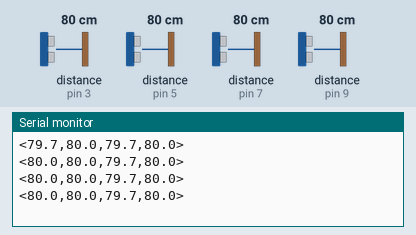
A sketch run on a simulated Arduino Uno, built with avr-gcc and run on an emulated ATmega328P. Parts: the last lines printed to the serial monitor. Wiring (inferred from the names in the program): 4 × ultrasonic range finder: trigger pin 2, echo pin 3 / trigger pin 4, echo pin 5 / trigger pin 6, echo pin 7 / trigger pin 8, echo pin 9. Inputs (shaded band) come from the test bench; at power-on: distance to the obstacle (sensors on pin 3, pin 5, pin 7, pin 9) 80 cm. The echo pulse lasts 58.3 µs per cm.

Above: at 1.2 s.
1.3 s: distance to the obstacle (sensor on pin 3) set to 2 cm
At 2.04 s:
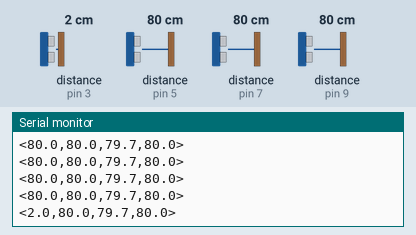
2.8 s: distance to the obstacle (sensor on pin 5) set to 2 cm
At 2.99 s:
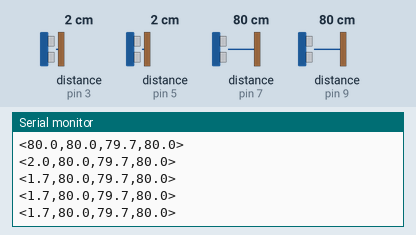
4.3 s: distance to the obstacle (sensor on pin 7) set to 2 cm
At 4.55 s:
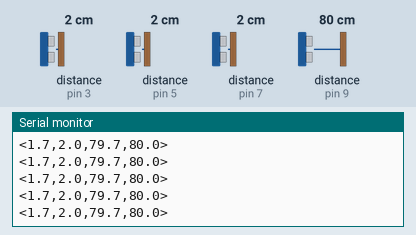
5.8 s: distance to the obstacle (sensor on pin 9) set to 2 cm
At 6.09 s:
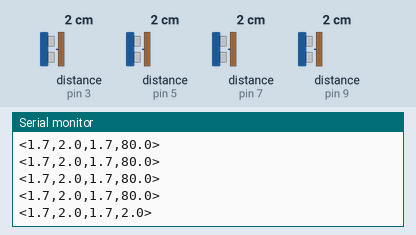
7.3 s: distance to the obstacle (sensor on pin 3) set to 4 cm
At 7.3 s:
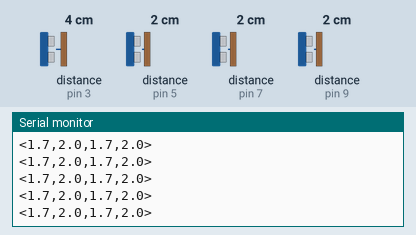
8.8 s: distance to the obstacle (sensor on pin 5) set to 4 cm
At 8.82 s:
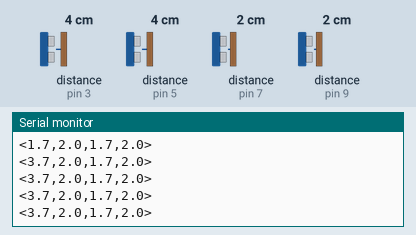
Timing chart, 0 to 11.3 s (numbered marks = the images above; inputs shaded):
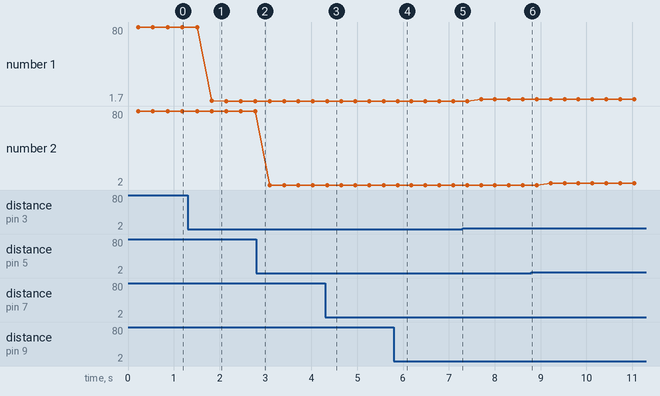

The sketch:

sensores_ultrasonido.ino
```cpp
/*
 * Sensores de ultrasonido HC-SR04 (x4) — Detección de obstáculos de la
 * plataforma móvil. Proyecto 1MTR52 — Lab. Procesos Industriales, PUCP.
 *
 * Placa   : Arduino (conectado por USB-serial a la Raspberry Pi / PC)
 * Función : mide las 4 distancias y envía por Serial (115200 baudios) una
 *           trama por ciclo: <trasera,derecha,delantera,izquierda> en cm,
 *           con -1.0 si el sensor no detecta eco (fuera de rango 0-400 cm).
 *           La Raspberry Pi de la base la lee y la expone en /ultrasonido;
 *           server.py la usa para bloquear comandos hacia un obstáculo
 *           (_poll_ultrasonido / _obstacle_blocks_command).
 *
 * Conexiones (sensor i = 0..3):
 *   TRIG: pines 2, 4, 6, 8   |   ECHO: pines 3, 5, 7, 9
 *   VCC 5V, GND común. ECHO pasa por divisor de voltaje (ver informe 2.4.4).
 */

const int trigPins[4] = {2, 4, 6, 8};
const int echoPins[4] = {3, 5, 7, 9};

float distancia[4];

/*
 * setup()
 * Configura Serial a 115200 y los 4 pares TRIG (salida) / ECHO (entrada).
 */
void setup() {
  Serial.begin(115200);

  for (int i = 0; i < 4; i++) {
    pinMode(trigPins[i], OUTPUT);
    pinMode(echoPins[i], INPUT);
    digitalWrite(trigPins[i], LOW);
  }
}

/*
 * medirDistancia()
 * Dispara un pulso de 10 us en TRIG y mide el ancho del pulso ECHO.
 * Entradas : trigPin (int), echoPin (int) — pines del sensor
 * Salida   : float — distancia en cm; -1.0 si no hubo eco en 30 ms (fuera de rango)
 * Ejemplo  : float d = medirDistancia(2, 3);
 */
float medirDistancia(int trigPin, int echoPin) {

  long duracion;

  digitalWrite(trigPin, LOW);
  delayMicroseconds(2);

  digitalWrite(trigPin, HIGH);
  delayMicroseconds(10);
  digitalWrite(trigPin, LOW);

  duracion = pulseIn(echoPin, HIGH, 30000);

  if (duracion == 0) {
    return -1.0;
  }

  return duracion * 0.0343 / 2.0;
}

/*
 * loop()
 * Mide los 4 sensores secuencialmente y publica una línea CSV por Serial.
 */
void loop() {

  for (int i = 0; i < 4; i++) {

    distancia[i] = medirDistancia(trigPins[i], echoPins[i]);

    if (distancia[i] < 0 || distancia[i] > 400) {
      distancia[i] = -1.0;
    }

    delay(50);
  }

  // Trama:
  // <trasera,derecha,delantera,izquierda>

  Serial.print("<");

  Serial.print(distancia[0], 1);
  Serial.print(",");

  Serial.print(distancia[1], 1);
  Serial.print(",");

  Serial.print(distancia[2], 1);
  Serial.print(",");

  Serial.print(distancia[3], 1);

  Serial.println(">");

  delay(100);
}
```

Measured:
- after the input at 1.3 s, the serial monitor: prints a new line after 0.53 s (image 1)
- after the input at 5.8 s, the serial monitor: prints a new line after 0.08 s (image 4)
- plotted number 1: 80 → 1.7 after the input at 1.3 s, 1.7 → 3.7 after the input at 7.3 s
- plotted number 2: 2 → 4 after the input at 8.8 s
